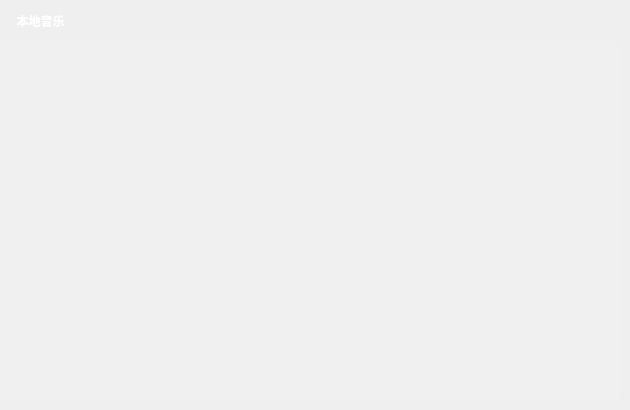
   <widget class="QWidget" name="page_1">
    <widget class="MusicListWidget" name="localMusicWidget">
     <property name="geometry">
      <rect>
       <x>0</x>
       <y>40</y>
       <width>621</width>
       <height>361</height>
      </rect>
     </property>
     <property name="font">
      <font>
       <weight>75</weight>
       <bold>true</bold>
      </font>
     </property>
     <property name="styleSheet">
      <string notr="true">color: rgb(255, 255, 255);
background-color: rgba(255, 255, 255, 20);
border-radius:10px;</string>
     </property>
     <property name="horizontalScrollBarPolicy">
      <enum>Qt::ScrollBarAlwaysOff</enum>
     </property>
     <property name="sizeAdjustPolicy">
      <enum>QAbstractScrollArea::AdjustToContentsOnFirstShow</enum>
     </property>
     <property name="selectionMode">
      <enum>QAbstractItemView::SingleSelection</enum>
     </property>
     <property name="isWrapping" stdset="0">
      <bool>false</bool>
     </property>
     <property name="wordWrap">
      <bool>false</bool>
     </property>
     <property name="selectionRectVisible">
      <bool>false</bool>
     </property>
     <property name="sortingEnabled">
      <bool>false</bool>
     </property>
    </widget>
    <widget class="QLabel" name="titleLabel_3">
     <property name="enabled">
      <bool>true</bool>
     </property>
     <property name="geometry">
      <rect>
       <x>0</x>
       <y>0</y>
       <width>81</width>
       <height>41</height>
      </rect>
     </property>
     <property name="font">
      <font>
       <family>Microsoft YaHei UI</family>
       <pointsize>9</pointsize>
       <weight>75</weight>
       <italic>false</italic>
       <bold>true</bold>
      </font>
     </property>
     <property name="styleSheet">
      <string notr="true">color:rgb(255, 255, 255);
</string>
     </property>
     <property name="text">
      <string>本地音乐</string>
     </property>
     <property name="alignment">
      <set>Qt::AlignCenter</set>
     </property>
    </widget>
    <widget class="QPushButton" name="btnNeaten">
     <property name="geometry">
      <rect>
       <x>530</x>
       <y>0</y>
       <width>41</width>
       <height>41</height>
      </rect>
     </property>
     <property name="font">
      <font>
       <family>Microsoft YaHei UI</family>
       <pointsize>10</pointsize>
       <weight>75</weight>
       <bold>true</bold>
      </font>
     </property>
     <property name="cursor">
      <cursorShape>PointingHandCursor</cursorShape>
     </property>
     <property name="toolTip">
      <string>清理重复歌曲</string>
     </property>
     <property name="styleSheet">
      <string notr="true"/>
     </property>
     <property name="text">
      <string/>
     </property>
     <property name="icon">
      <iconset resource="imagefile.qrc">
       <normaloff>:/image/image/image/remove_dup.png</normaloff>:/image/image/image/remove_dup.png</iconset>
     </property>
     <property name="iconSize">
      <size>
       <width>30</width>
       <height>30</height>
      </size>
     </property>
     <property name="flat">
      <bool>true</bool>
     </property>
    </widget>
    <widget class="QPushButton" name="btnClear_2">
     <property name="geometry">
      <rect>
       <x>580</x>
       <y>0</y>
       <width>41</width>
       <height>41</height>
      </rect>
     </property>
     <property name="font">
      <font>
       <family>Microsoft YaHei UI</family>
       <pointsize>10</pointsize>
       <weight>75</weight>
       <bold>true</bold>
      </font>
     </property>
     <property name="cursor">
      <cursorShape>PointingHandCursor</cursorShape>
     </property>
     <property name="toolTip">
      <string>清空当前列表</string>
     </property>
     <property name="styleSheet">
      <string notr="true"/>
     </property>
     <property name="text">
      <string/>
     </property>
     <property name="icon">
      <iconset resource="imagefile.qrc">
       <normaloff>:/image/image/image/clear.png</normaloff>:/image/image/image/clear.png</iconset>
     </property>
     <property name="iconSize">
      <size>
       <width>30</width>
       <height>30</height>
      </size>
     </property>
     <property name="flat">
      <bool>true</bool>
     </property>
    </widget>
    <widget class="QPushButton" name="btnAdd">
     <property name="geometry">
      <rect>
       <x>480</x>
       <y>0</y>
       <width>41</width>
       <height>41</height>
      </rect>
     </property>
     <property name="font">
      <font>
       <family>Microsoft YaHei UI</family>
       <pointsize>10</pointsize>
       <weight>75</weight>
       <bold>true</bold>
      </font>
     </property>
     <property name="cursor">
      <cursorShape>PointingHandCursor</cursorShape>
     </property>
     <property name="toolTip">
      <string>导入本地音乐</string>
     </property>
     <property name="styleSheet">
      <string notr="true"/>
     </property>
     <property name="text">
      <string/>
     </property>
     <property name="icon">
      <iconset resource="imagefile.qrc">
       <normaloff>:/image/image/image/addFromLocal.png</normaloff>:/image/image/image/addFromLocal.png</iconset>
     </property>
     <property name="iconSize">
      <size>
       <width>30</width>
       <height>30</height>
      </size>
     </property>
     <property name="shortcut">
      <string>Ctrl+O</string>
     </property>
     <property name="flat">
      <bool>true</bool>
     </property>
    </widget>
   </widget>
